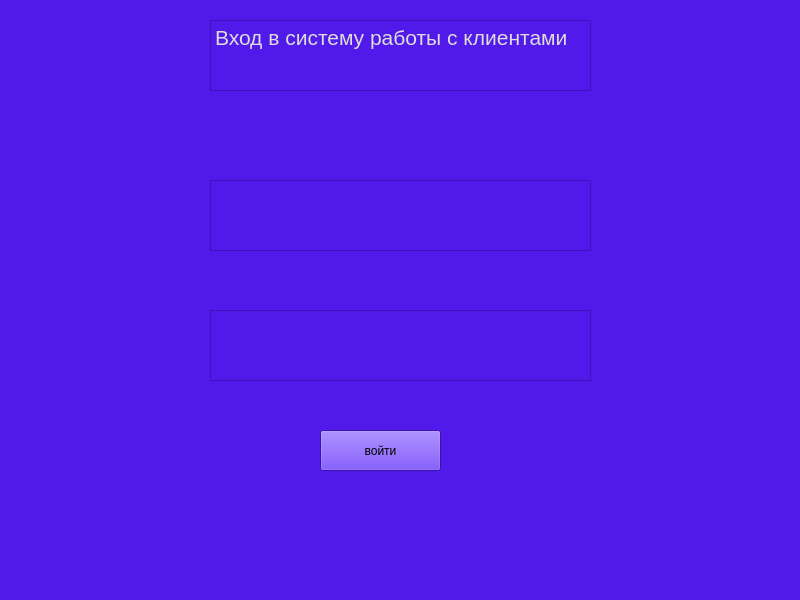
<?xml version="1.0" encoding="UTF-8"?>
<ui version="4.0">
 <class>MainWindow</class>
 <widget class="QMainWindow" name="MainWindow">
  <property name="geometry">
   <rect>
    <x>0</x>
    <y>0</y>
    <width>800</width>
    <height>600</height>
   </rect>
  </property>
  <property name="windowTitle">
   <string>MainWindow</string>
  </property>
  <property name="styleSheet">
   <string notr="true">background-color: rgb(81, 26, 235)</string>
  </property>
  <widget class="QWidget" name="centralwidget">
   <widget class="QTextEdit" name="textEdit">
    <property name="geometry">
     <rect>
      <x>210</x>
      <y>20</y>
      <width>381</width>
      <height>71</height>
     </rect>
    </property>
    <property name="html">
     <string>&lt;!DOCTYPE HTML PUBLIC &quot;-//W3C//DTD HTML 4.0//EN&quot; &quot;http://www.w3.org/TR/REC-html40/strict.dtd&quot;&gt;
&lt;html&gt;&lt;head&gt;&lt;meta name=&quot;qrichtext&quot; content=&quot;1&quot; /&gt;&lt;style type=&quot;text/css&quot;&gt;
p, li { white-space: pre-wrap; }
&lt;/style&gt;&lt;/head&gt;&lt;body style=&quot; font-family:'Open Sans'; font-size:10pt; font-weight:400; font-style:normal;&quot;&gt;
&lt;p style=&quot; margin-top:0px; margin-bottom:0px; margin-left:0px; margin-right:0px; -qt-block-indent:0; text-indent:0px;&quot;&gt;&lt;span style=&quot; font-size:16pt; color:#deddda;&quot;&gt;Вход в систему работы с клиентами&lt;/span&gt;&lt;/p&gt;&lt;/body&gt;&lt;/html&gt;</string>
    </property>
   </widget>
   <widget class="QTextEdit" name="textEdit_2">
    <property name="geometry">
     <rect>
      <x>210</x>
      <y>180</y>
      <width>381</width>
      <height>71</height>
     </rect>
    </property>
    <property name="cursor" stdset="0">
     <cursorShape>SizeAllCursor</cursorShape>
    </property>
    <property name="styleSheet">
     <string notr="true">backgraund-color:rgb(246, 245, 244)</string>
    </property>
    <property name="html">
     <string>&lt;!DOCTYPE HTML PUBLIC &quot;-//W3C//DTD HTML 4.0//EN&quot; &quot;http://www.w3.org/TR/REC-html40/strict.dtd&quot;&gt;
&lt;html&gt;&lt;head&gt;&lt;meta name=&quot;qrichtext&quot; content=&quot;1&quot; /&gt;&lt;style type=&quot;text/css&quot;&gt;
p, li { white-space: pre-wrap; }
&lt;/style&gt;&lt;/head&gt;&lt;body style=&quot; font-family:'Open Sans'; font-size:10pt; font-weight:400; font-style:normal;&quot;&gt;
&lt;p style=&quot;-qt-paragraph-type:empty; margin-top:0px; margin-bottom:0px; margin-left:0px; margin-right:0px; -qt-block-indent:0; text-indent:0px;&quot;&gt;&lt;br /&gt;&lt;/p&gt;
&lt;p style=&quot;-qt-paragraph-type:empty; margin-top:0px; margin-bottom:0px; margin-left:0px; margin-right:0px; -qt-block-indent:0; text-indent:0px;&quot;&gt;&lt;br /&gt;&lt;/p&gt;&lt;/body&gt;&lt;/html&gt;</string>
    </property>
   </widget>
   <widget class="QTextEdit" name="textEdit_3">
    <property name="geometry">
     <rect>
      <x>210</x>
      <y>310</y>
      <width>381</width>
      <height>71</height>
     </rect>
    </property>
    <property name="styleSheet">
     <string notr="true">backgraund-color:rgb(246, 245, 244)</string>
    </property>
    <property name="html">
     <string>&lt;!DOCTYPE HTML PUBLIC &quot;-//W3C//DTD HTML 4.0//EN&quot; &quot;http://www.w3.org/TR/REC-html40/strict.dtd&quot;&gt;
&lt;html&gt;&lt;head&gt;&lt;meta name=&quot;qrichtext&quot; content=&quot;1&quot; /&gt;&lt;style type=&quot;text/css&quot;&gt;
p, li { white-space: pre-wrap; }
&lt;/style&gt;&lt;/head&gt;&lt;body style=&quot; font-family:'Open Sans'; font-size:10pt; font-weight:400; font-style:normal;&quot;&gt;
&lt;p style=&quot;-qt-paragraph-type:empty; margin-top:0px; margin-bottom:0px; margin-left:0px; margin-right:0px; -qt-block-indent:0; text-indent:0px;&quot;&gt;&lt;br /&gt;&lt;/p&gt;&lt;/body&gt;&lt;/html&gt;</string>
    </property>
   </widget>
   <widget class="QPushButton" name="pushButton">
    <property name="geometry">
     <rect>
      <x>320</x>
      <y>430</y>
      <width>121</width>
      <height>41</height>
     </rect>
    </property>
    <property name="cursor">
     <cursorShape>SizeAllCursor</cursorShape>
    </property>
    <property name="text">
     <string>войти</string>
    </property>
   </widget>
  </widget>
  <widget class="QMenuBar" name="menubar">
   <property name="geometry">
    <rect>
     <x>0</x>
     <y>0</y>
     <width>800</width>
     <height>23</height>
    </rect>
   </property>
  </widget>
  <widget class="QStatusBar" name="statusbar"/>
 </widget>
 <resources/>
 <connections/>
</ui>
